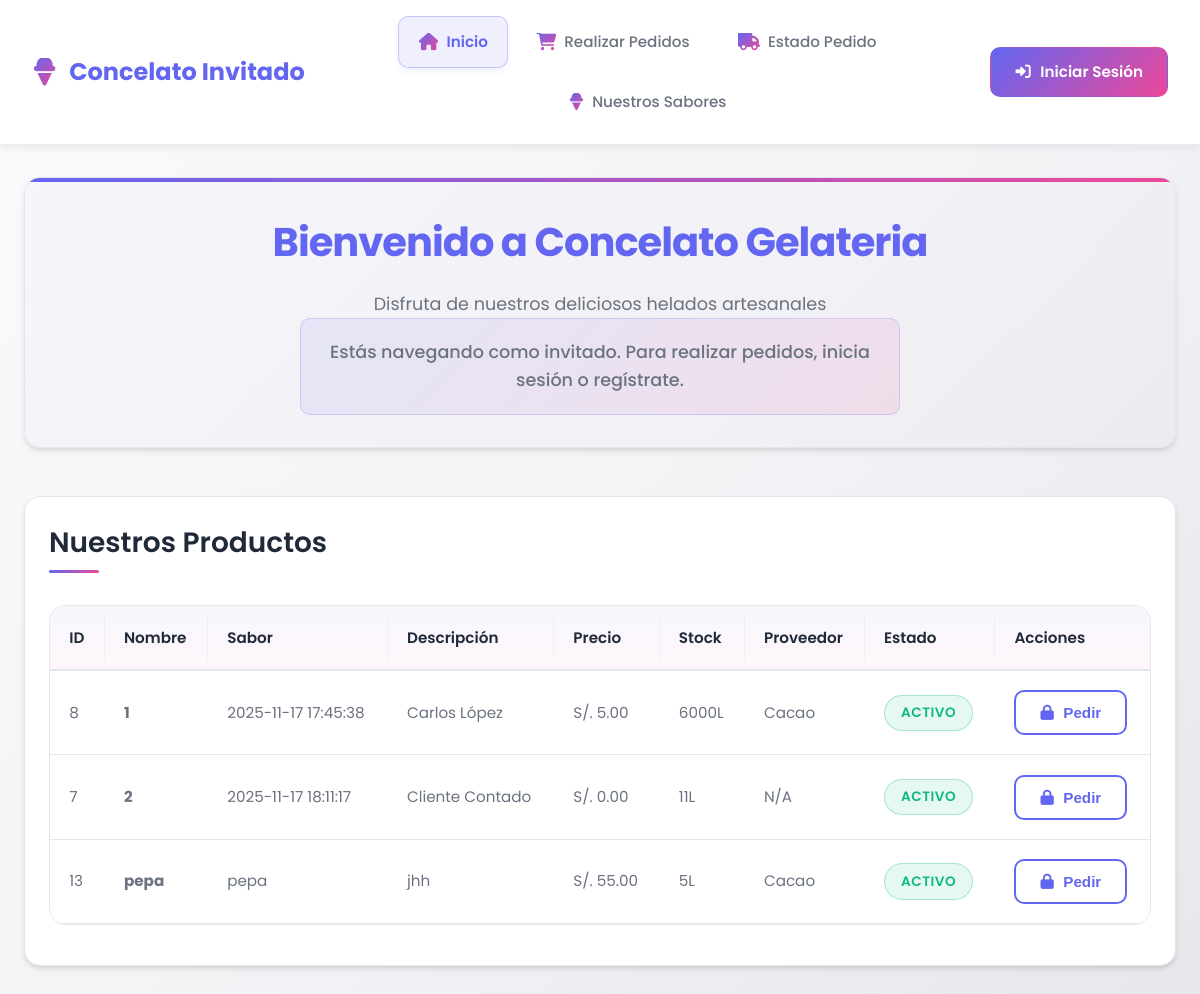
/paginas/cliente/index.php, run on an earlier commit of the app's database.
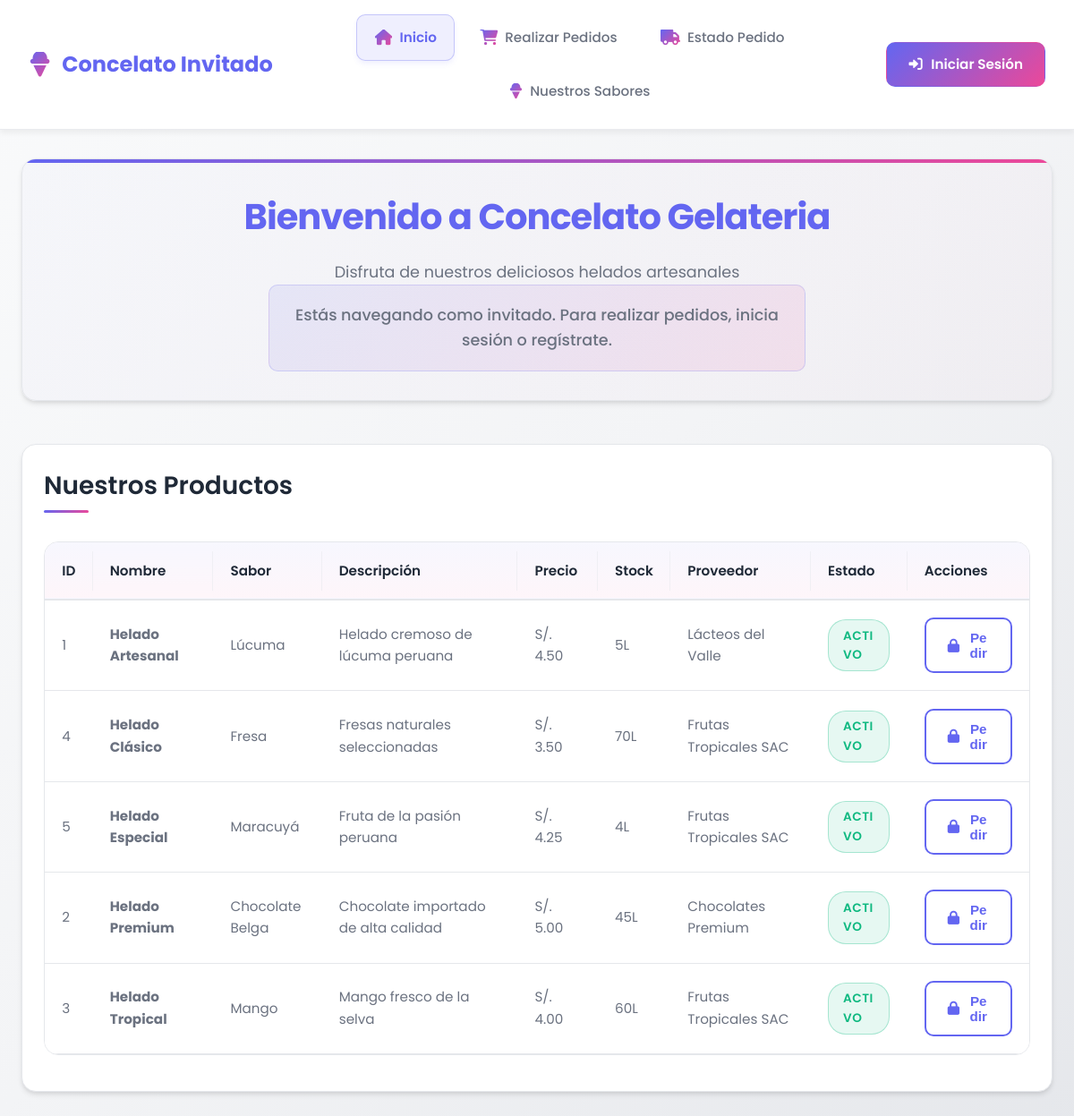
And on a later commit of the database.
### tables this page shows
CREATE TABLE `productos` (
  `id_producto` int(11) NOT NULL AUTO_INCREMENT,
  `nombre` varchar(120) NOT NULL,
  `sabor` varchar(60) NOT NULL,
  `descripcion` text DEFAULT NULL,
  `precio` decimal(10,2) NOT NULL CHECK (`precio` >= 0),
  `stock` int(11) NOT NULL DEFAULT 0 CHECK (`stock` >= 0),
  `id_proveedor` int(11) DEFAULT NULL,
  `fecha_registro` date DEFAULT curdate(),
  `activo` tinyint(1) NOT NULL DEFAULT 1,
  PRIMARY KEY (`id_producto`),
  KEY `idx_sabor` (`sabor`),
  KEY `idx_stock` (`stock`),
  KEY `id_proveedor` (`id_proveedor`),
  KEY `idx_productos_activo` (`activo`),
  CONSTRAINT `productos_ibfk_1` FOREIGN KEY (`id_proveedor`) REFERENCES `proveedores` (`id_proveedor`) ON DELETE SET NULL ON UPDATE CASCADE
);

CREATE TABLE `proveedores` (
  `id_proveedor` int(11) NOT NULL AUTO_INCREMENT,
  `empresa` varchar(100) NOT NULL,
  `contacto` varchar(80) NOT NULL,
  `telefono` varchar(30) NOT NULL,
  `correo` varchar(150) DEFAULT NULL,
  `direccion` varchar(200) DEFAULT NULL,
  `fecha_registro` timestamp NOT NULL DEFAULT current_timestamp(),
  PRIMARY KEY (`id_proveedor`)
);

### paginas/cliente/index.php (the view, shortened to what the changed rows need)
<?php
include_once($_SERVER['DOCUMENT_ROOT'] . '/heladeriacg/conexion/conexion.php');
$logueado = isset($_SESSION['logueado']) && $_SESSION['logueado'] === true;
try {
    $stmt = $pdo->prepare("
        SELECT p.*, pr.empresa as proveedor_nombre
        FROM productos p
        LEFT JOIN proveedores pr ON p.id_proveedor = pr.id_proveedor
        WHERE p.activo = 1 AND p.stock > 0
        ORDER BY p.nombre
    ");
    $stmt->execute();
    $productos = $stmt->fetchAll(PDO::FETCH_ASSOC);
} catch(PDOException $e) {
    $productos = [];
}
?>
<!DOCTYPE html>
<html lang="es">
<head>
    <link rel="stylesheet" href="/heladeriacg/css/cliente/modernos_estilos_cliente.css">
    <link rel="stylesheet" href="https://cdnjs.cloudflare.com/ajax/libs/font-awesome/6.0.0/css/all.min.css">
</head>
<body>
    <div class="cliente-container">
        <main class="cliente-main">
            <div class="welcome-section-cliente">
                <h1>Bienvenido a Concelato Gelateria</h1>
            </div>
            <div class="card-cliente">
                <h2>Nuestros Productos</h2>
                <div class="table-container-cliente">
                    <table class="cliente-table">
                        <thead>
                            <tr>
                                <th>ID</th>
                                <th>Nombre</th>
                                <th>Sabor</th>
                                <th>Descripción</th>
                                <th>Precio</th>
                                <th>Stock</th>
                                <th>Proveedor</th>
                                <th>Estado</th>
                                <th>Acciones</th>
                            </tr>
                        </thead>
                        <tbody>
                            <?php if (!empty($productos)): ?>
                                <?php foreach ($productos as $producto): ?>
                                <tr>
                                    <td><?php echo $producto['id_producto']; ?></td>
                                    <td><strong><?php echo htmlspecialchars($producto['nombre']); ?></strong></td>
                                    <td><?php echo htmlspecialchars($producto['sabor']); ?></td>
                                    <td><?php echo htmlspecialchars(substr($producto['descripcion'], 0, 50)) . (strlen($producto['descripcion']) > 50 ? '...' : ''); ?></td>
                                    <td>S/. <?php echo number_format($producto['precio'], 2); ?></td>
                                    <td><?php echo $producto['stock']; ?>L</td>
                                    <td><?php echo htmlspecialchars($producto['proveedor_nombre'] ?: 'N/A'); ?></td>
                                    <td>
                                        <span class="status-badge <?php echo $producto['activo'] ? 'active' : 'inactive'; ?>">
                                            <?php echo $producto['activo'] ? 'Activo' : 'Inactivo'; ?>
                                        </span>
                                    </td>
                                    <td>
                                        <?php if ($logueado): ?>
                                        <button class="btn-cliente btn-primary-cliente" onclick="realizarPedido(<?php echo $producto['id_producto']; ?>)">
                                            <i class="fas fa-shopping-cart"></i> Pedir
                                        </button>
                                        <?php else: ?>
                                        <button class="btn-cliente btn-outline-cliente" onclick="showLoginPrompt()">
                                            <i class="fas fa-lock"></i> Pedir
                                        </button>
                                        <?php endif; ?>
                                    </td>
                                </tr>
                                <?php endforeach; ?>
                            <?php else: ?>
                                <tr>
                                    <td colspan="9" style="text-align: center;">No hay productos disponibles</td>
                                </tr>
                            <?php endif; ?>
                        </tbody>
                    </table>
                </div>
            </div>
        </main>
    </div>
</body>
</html>

What changed in the data, as far as the page shows it:
removed productos: id_producto "8", nombre "1", sabor "2025-11-17 17:45:38", descripcion "Carlos López", precio "5.00", stock "6000", id_proveedor.empresa "Cacao", activo "ACTIVO"
removed productos: id_producto "7", nombre "2", sabor "2025-11-17 18:11:17", descripcion "Cliente Contado", precio "0.00", stock "11", proveedor_nombre "N/A", activo "ACTIVO"
removed productos: id_producto "13", nombre "pepa", sabor "pepa", descripcion "jhh", precio "55.00", stock "5", id_proveedor.empresa "Cacao", activo "ACTIVO"
now on this page (row edited): productos: id_producto "1", nombre "Helado Artesanal", sabor "Lúcuma", descripcion "Helado cremoso de lúcuma peruana", precio "4.50", stock "5", id_proveedor.empresa "Lácteos del Valle", activo "ACTIVO"
added productos: id_producto "4", nombre "Helado Clásico", sabor "Fresa", descripcion "Fresas naturales seleccionadas", precio "3.50", stock "70", id_proveedor.empresa "Frutas Tropicales SAC", activo "ACTIVO"
added productos: id_producto "5", nombre "Helado Especial", sabor "Maracuyá", descripcion "Fruta de la pasión peruana", precio "4.25", stock "4", id_proveedor.empresa "Frutas Tropicales SAC", activo "ACTIVO"
now on this page (row edited): productos: id_producto "2", nombre "Helado Premium", sabor "Chocolate Belga", descripcion "Chocolate importado de alta calidad", precio "5.00", stock "45", id_proveedor.empresa "Chocolates Premium", activo "ACTIVO"
now on this page (row edited): productos: id_producto "3", nombre "Helado Tropical", sabor "Mango", descripcion "Mango fresco de la selva", precio "4.00", stock "60", id_proveedor.empresa "Frutas Tropicales SAC", activo "ACTIVO"
